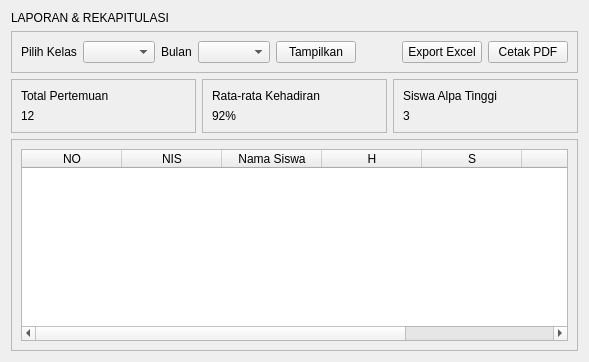
           <widget class="QWidget" name="pageLaporan">
            <layout class="QVBoxLayout" name="verticalLayout_23">
             <item>
              <widget class="QLabel" name="lblJudulLaporan">
               <property name="text">
                <string>LAPORAN &amp; REKAPITULASI</string>
               </property>
              </widget>
             </item>
             <item>
              <widget class="QFrame" name="frame_3">
               <property name="frameShape">
                <enum>QFrame::Shape::StyledPanel</enum>
               </property>
               <property name="frameShadow">
                <enum>QFrame::Shadow::Raised</enum>
               </property>
               <layout class="QHBoxLayout" name="horizontalLayout_21">
                <item>
                 <widget class="QLabel" name="label_6">
                  <property name="text">
                   <string>Pilih Kelas</string>
                  </property>
                 </widget>
                </item>
                <item>
                 <widget class="QComboBox" name="comboLapKelas"/>
                </item>
                <item>
                 <widget class="QLabel" name="label_7">
                  <property name="text">
                   <string>Bulan</string>
                  </property>
                 </widget>
                </item>
                <item>
                 <widget class="QComboBox" name="comboLapBulan"/>
                </item>
                <item>
                 <widget class="QPushButton" name="btnTampilkan">
                  <property name="text">
                   <string>Tampilkan</string>
                  </property>
                 </widget>
                </item>
                <item>
                 <spacer name="horizontalSpacer_5">
                  <property name="orientation">
                   <enum>Qt::Orientation::Horizontal</enum>
                  </property>
                  <property name="sizeHint" stdset="0">
                   <size>
                    <width>40</width>
                    <height>20</height>
                   </size>
                  </property>
                 </spacer>
                </item>
                <item>
                 <widget class="QPushButton" name="btnExportExcel">
                  <property name="text">
                   <string>Export Excel</string>
                  </property>
                 </widget>
                </item>
                <item>
                 <widget class="QPushButton" name="btnCetakPDF">
                  <property name="text">
                   <string>Cetak PDF</string>
                  </property>
                 </widget>
                </item>
               </layout>
              </widget>
             </item>
             <item>
              <layout class="QHBoxLayout" name="horizontalLayout_22">
               <item>
                <widget class="QFrame" name="lblAngkaStat1">
                 <property name="frameShape">
                  <enum>QFrame::Shape::StyledPanel</enum>
                 </property>
                 <property name="frameShadow">
                  <enum>QFrame::Shadow::Raised</enum>
                 </property>
                 <layout class="QVBoxLayout" name="verticalLayout_19">
                  <item>
                   <widget class="QLabel" name="label_8">
                    <property name="text">
                     <string>Total Pertemuan</string>
                    </property>
                   </widget>
                  </item>
                  <item>
                   <widget class="QLabel" name="label_9">
                    <property name="text">
                     <string>12</string>
                    </property>
                   </widget>
                  </item>
                 </layout>
                </widget>
               </item>
               <item>
                <widget class="QFrame" name="lblAngkaStat2">
                 <property name="frameShape">
                  <enum>QFrame::Shape::StyledPanel</enum>
                 </property>
                 <property name="frameShadow">
                  <enum>QFrame::Shadow::Raised</enum>
                 </property>
                 <layout class="QVBoxLayout" name="verticalLayout_20">
                  <item>
                   <widget class="QLabel" name="label_10">
                    <property name="text">
                     <string>Rata-rata Kehadiran</string>
                    </property>
                   </widget>
                  </item>
                  <item>
                   <widget class="QLabel" name="label_11">
                    <property name="text">
                     <string>92%</string>
                    </property>
                   </widget>
                  </item>
                 </layout>
                </widget>
               </item>
               <item>
                <widget class="QFrame" name="lblAngkaStat3">
                 <property name="frameShape">
                  <enum>QFrame::Shape::StyledPanel</enum>
                 </property>
                 <property name="frameShadow">
                  <enum>QFrame::Shadow::Raised</enum>
                 </property>
                 <layout class="QVBoxLayout" name="verticalLayout_21">
                  <item>
                   <widget class="QLabel" name="label_12">
                    <property name="text">
                     <string>Siswa Alpa Tinggi</string>
                    </property>
                   </widget>
                  </item>
                  <item>
                   <widget class="QLabel" name="label_13">
                    <property name="text">
                     <string>3</string>
                    </property>
                   </widget>
                  </item>
                 </layout>
                </widget>
               </item>
              </layout>
             </item>
             <item>
              <widget class="QFrame" name="cardTabelLaporan">
               <property name="frameShape">
                <enum>QFrame::Shape::StyledPanel</enum>
               </property>
               <property name="frameShadow">
                <enum>QFrame::Shadow::Raised</enum>
               </property>
               <layout class="QVBoxLayout" name="verticalLayout_22">
                <item>
                 <widget class="QTableWidget" name="tableRekap">
                  <property name="minimumSize">
                   <size>
                    <width>0</width>
                    <height>0</height>
                   </size>
                  </property>
                  <attribute name="horizontalHeaderStretchLastSection">
                   <bool>true</bool>
                  </attribute>
                  <column>
                   <property name="text">
                    <string>NO</string>
                   </property>
                  </column>
                  <column>
                   <property name="text">
                    <string>NIS</string>
                   </property>
                  </column>
                  <column>
                   <property name="text">
                    <string>Nama Siswa</string>
                   </property>
                  </column>
                  <column>
                   <property name="text">
                    <string>H</string>
                   </property>
                  </column>
                  <column>
                   <property name="text">
                    <string>S</string>
                   </property>
                  </column>
                  <column>
                   <property name="text">
                    <string>I</string>
                   </property>
                  </column>
                  <column>
                   <property name="text">
                    <string>% Kehadiran</string>
                   </property>
                  </column>
                 </widget>
                </item>
               </layout>
              </widget>
             </item>
            </layout>
           </widget>
